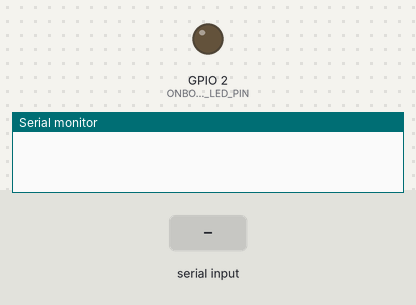
Bench run of a program on a simulated ESP32. On the bench: output pins drawn as LEDs (lit = HIGH), the last lines printed to the serial monitor. The test bench sets the inputs (shaded band).

Above: at 1.2 s.
1.3 s: "1.00\n" received over Serial
At 2.4 s:
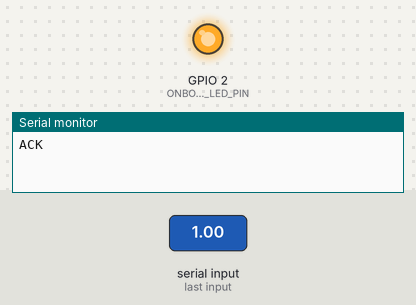
2.8 s: "0.00\n" received over Serial
At 3.5 s:
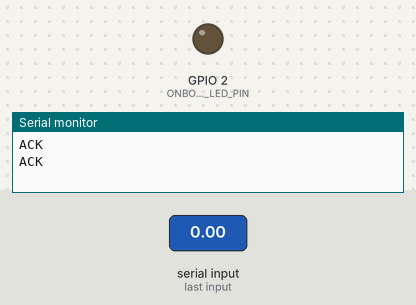
Timing chart, 0 to 5.8 s (numbered marks = the images above; inputs shaded):
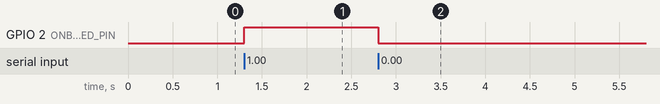

Measured:
- after the input at 1.3 s, GPIO 2 (ONBOARD_LED_PIN): LOW → HIGH at once
- after the input at 2.8 s, GPIO 2 (ONBOARD_LED_PIN): HIGH → LOW at once

The program:

main.cpp
```cpp
#include <Arduino.h>
#include <motorControl.hpp>
#define ONBOARD_LED_PIN 2

void setup()
{
  Serial.begin(115200);
  pinMode(ONBOARD_LED_PIN, OUTPUT);
  digitalWrite(ONBOARD_LED_PIN, LOW);
}

void loop()
{
  if (Serial.available() > 0) // caso a rasp envie um comando ...
  {
    String comm = Serial.readStringUntil('\n');
    comm.trim();

    if (comm == "1.00" || comm == "0.00")
    {
      control_motor(comm);
      Serial.println("ACK");
    }
    else
    {
      Serial.println("HUH");
    }
  }
}
```

motorControl.cpp
```cpp
#include <Arduino.h>
#include "motorControl.hpp"
#define ONBOARD_LED_PIN 2

void control_motor(const String& command)
{
    digitalWrite(ONBOARD_LED_PIN, command == "1.00" ? HIGH : LOW);
}
```

motorControl.hpp
```cpp
#pragma once
#include <Arduino.h>

constexpr uint8_t ONBOARD_LED_PIN = 2;

void control_motor(const String& command);
```
